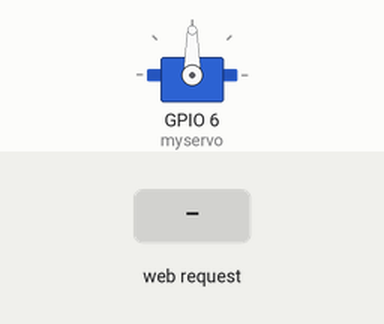
This sketch was run on a simulated ESP32. Parts: servo. The inputs (shaded band) are chosen by the test bench. What the sketch prints to the serial monitor is not drawn.

Above: at 6.2 s.
6.3 s: HTTP request GET /CCW received
8.2 s: HTTP request GET /CW received
At 8.57 s:
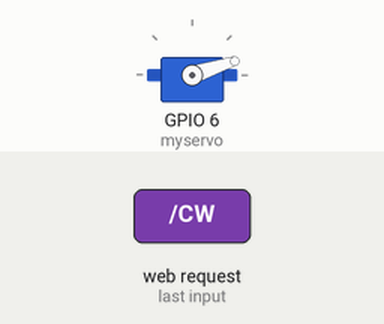
10.1 s: HTTP request GET /F180 received
At 10.25 s:
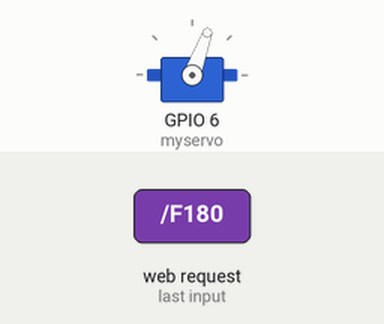
16.1 s: HTTP request GET /CW2 received
19.1 s: HTTP request GET /F180 received
At 19.25 s:
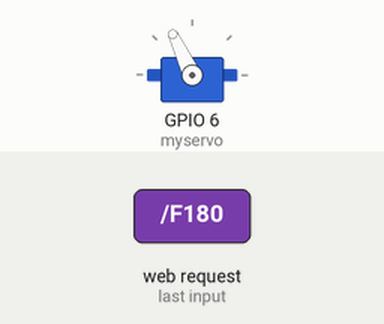
Timing chart, 0 to 23.1 s (numbered marks = the images above; inputs shaded):
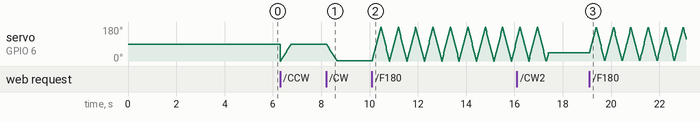

The sketch:

Lab2_-_Servo_Control.ino
```cpp
/*
  WiFi Web Server Servo Control

 A simple web server that lets you control a servo via the web.

 Circuit:
 * WiFi shield attached
 * Servo attached to pin 6

 created 25 Nov 2012
 by Tom Igoe

 modified for EE209AS Lab 2 - Team Scarlett
 */

#include <SPI.h>
#include <WiFi.h>
#include <Servo.h>

char ssid[] = "yourNetwork";      //  your network SSID (name)
char pass[] = "secretPassword";   // your network password
int keyIndex = 0;                 // your network key Index number (needed only for WEP)

int status = WL_IDLE_STATUS;
WiFiServer server(50);

Servo myservo;  // create servo object to control a servo
                // a maximum of eight servo objects can be created

int pos = 0;    // variable to store the servo position

void setup() {
  Serial.begin(9600);      // initialize serial communication
  //pinMode(13, OUTPUT);      // set the LED pin mode
  myservo.attach(6);  // attaches the servo on pin 6 to the servo object

  // check for the presence of the shield:
  if (WiFi.status() == WL_NO_SHIELD) {
    Serial.println("WiFi shield not present");
    while(true);        // don't continue
  }

  String fv = WiFi.firmwareVersion();
  if( fv != "1.1.0" )
    Serial.println("Please upgrade the firmware");

  // attempt to connect to Wifi network:
  while ( status != WL_CONNECTED) {
    Serial.print("Attempting to connect to Network named: ");
    Serial.println(ssid);                   // print the network name (SSID);

    // Connect to WPA/WPA2 network. Change this line if using open or WEP network:
    //status = WiFi.begin(ssid, pass);
    status = WL_CONNECTED;
    // wait 5 seconds for connection:
    delay(5000);
  }
  server.begin();                           // start the web server on port 80
  printWifiStatus();                        // you're connected now, so print out the status
}


void loop() {
  WiFiClient client = server.available();   // listen for incoming clients
  int times = 0;
  if (client) {                             // if you get a client,
    Serial.println("new client");           // print a message out the serial port
    String currentLine = "";                // make a String to hold incoming data from the client
    while (client.connected()) {            // loop while the client's connected
      if (client.available()) {             // if there's bytes to read from the client,
        char c = client.read();             // read a byte, then
        Serial.write(c);                    // print it out the serial monitor
        if (c == '\n') {                    // if the byte is a newline character

          // if the current line is blank, you got two newline characters in a row.
          // that's the end of the client HTTP request, so send a response:
          if (currentLine.length() == 0) {
            // HTTP headers always start with a response code (e.g. HTTP/1.1 200 OK)
            // and a content-type so the client knows what's coming, then a blank line:
            client.println("HTTP/1.1 200 OK");
            client.println("Content-type:text/html");
            client.println();

            // the content of the HTTP response follows the header:
			client.print("Servo Controls:<br>");
            client.print("Click <a href=\"/CCW\">here</a> to turn servo ccw<br>");
            client.print("Click <a href=\"/CW\">here</a> to turn servo cw<br>");
            client.print("Click <a href=\"/F180\">here</a> to rotate servo from current position to 180 and 180 to 0, ten times<br>");
            client.print("Click <a href=\"/F90\">here</a> to rotate servo from current position to 90 and 90 to 0, ten times<br>");
			client.print("Click <a href=\"/CCW2\">here</a> to turn servo ccw to 90 and back 45<br>");
            client.print("Click <a href=\"/CW2\">here</a> to turn servo cw to 0 and back 45<br>");
			client.print("Click <a href=\"/SEQ1\">here</a> for sequence 1<br>");
			client.print("Click <a href=\"/SEQ2\">here</a> for sequence 2<br>");

            // The HTTP response ends with another blank line:
            client.println();
            // break out of the while loop:
            break;
          }
          else {      // if you got a newline, then clear currentLine:
            currentLine = "";
          }
        }
        else if (c != '\r') {    // if you got anything else but a carriage return character,
          currentLine += c;      // add it to the end of the currentLine
        }

        // Determine client request
        if (currentLine.endsWith("GET /CCW")) {
          //digitalWrite(13, HIGH);               // GET /H turns the LED on
          if(pos < 90) {
             for(pos = pos; pos < 90; pos += 1)
            {
              myservo.write(pos);
              delay(5);
            }
          }
        }
        if (currentLine.endsWith("GET /CW")) {
          //digitalWrite(13, LOW);                // GET /L turns the LED off
          if(pos > 1) {
            for(pos = pos; pos>=1; pos-=1)
            {
              myservo.write(pos);
              delay(5);
            }
          }
        }
        if(currentLine.endsWith("GET /F180")) {
            int loops = 0;
            times = 10;
            while(loops < times) {
				if(pos < 180) {
					for(pos = pos; pos < 180; pos += 1)  // goes from 0 degrees to 180 degrees
					{                                  // in steps of 1 degree
					  myservo.write(pos);              // tell servo to go to position in variable 'pos'
					  delay(2);                       // waits 2ms for the servo to reach the position
					}
				}
                for(pos = 180; pos>=1; pos-=1)     // goes from 180 degrees to 0 degrees
                {
                  myservo.write(pos);              // tell servo to go to position in variable 'pos'
                  delay(2);                       // waits 2ms for the servo to reach the position
                }
                loops += 1;
			}
        }
        if(currentLine.endsWith("GET /F90")) {
            int loops = 0;
            times = 10;
            while(loops < times) {
				if(pos < 90) {
					for(pos = 0; pos < 90; pos += 1)
					{
					  myservo.write(pos);
					  delay(3);
					}
				}
                for(pos = 90; pos>=1; pos-=1)
                {
                  myservo.write(pos);
                  delay(3);
                }
                loops += 1;
			}
        }
		if (currentLine.endsWith("GET /CCW2")) {
          if(pos < 90) {
            for(pos = pos; pos < 90; pos += 1)
            {
              myservo.write(pos);
              delay(2);
            }
		  }
		  for(pos = pos; pos > 45; pos -= 1)
			{
				myservo.write(pos);
				delay(2);
			}
        }
        if (currentLine.endsWith("GET /CW2")) {
          if(pos > 1) {
            for(pos = pos; pos>=1; pos-=1)
            {
              myservo.write(pos);
              delay(2);
            }
		  }
		  for(pos = pos; pos < 45; pos+=1)
			{
				myservo.write(pos);
				delay(2);
			}
        }
		if (currentLine.endsWith("GET /SEQ1")) {
			for(int j = 0; j < 10; j++){
				for(int i = 0; i < 2; i++) {
					if(pos < 90) {
						for(pos = pos; pos < 90; pos += 1)
						{
						  myservo.write(pos);
						  delay(4);
						}
					}
					for(pos = pos; pos > 45; pos -= 1)
					{
						myservo.write(pos);
						delay(4);
					}
				}
				for(int i = 0; i < 2; i++) {
					if(pos > 1) {
					for(pos = pos; pos>=1; pos-=1)
						{
						  myservo.write(pos);
						  delay(4);
						}
					}
					for(pos = pos; pos < 45; pos+=1)
					{
						myservo.write(pos);
						delay(4);
					}
				}
			}
		}
		if(currentLine.endsWith("GET /SEQ2")) {
            for(int loops = 0; loops < 5; loops+=1)
            {
              //Center
              myservo.write(90);
              delay(500);

              //1 hit
              myservo.write(180);
              delay(250);
              myservo.write(90);
              delay(250);

              //2 hit
              myservo.write(180);
              delay(125);
              myservo.write(90);
              delay(125);
              myservo.write(180);
              delay(250);
              myservo.write(90);
              delay(250);

              //3 hit
              myservo.write(0);
              delay(125);
              myservo.write(90);
              delay(125);
              myservo.write(180);
              delay(125);
              myservo.write(90);
              delay(125);
              myservo.write(180);
              delay(125);
              myservo.write(90);
              delay(125);

              //1 hit
              myservo.write(160);
          }
        }


      }
    }
    // close the connection:
    client.stop();
    Serial.println("client disonnected");
  }
}

void printWifiStatus() {
  // print the SSID of the network you're attached to:
  Serial.print("SSID: ");
  Serial.println(WiFi.SSID());

  // print your WiFi shield's IP address:
  IPAddress ip = WiFi.localIP();
  Serial.print("IP Address: ");
  Serial.println(ip);

  // print the received signal strength:
  long rssi = WiFi.RSSI();
  Serial.print("signal strength (RSSI):");
  Serial.print(rssi);
  Serial.println(" dBm");
  // print where to go in a browser:
  Serial.print("To see this page in action, open a browser to http://");
  Serial.println(ip);
}
```
